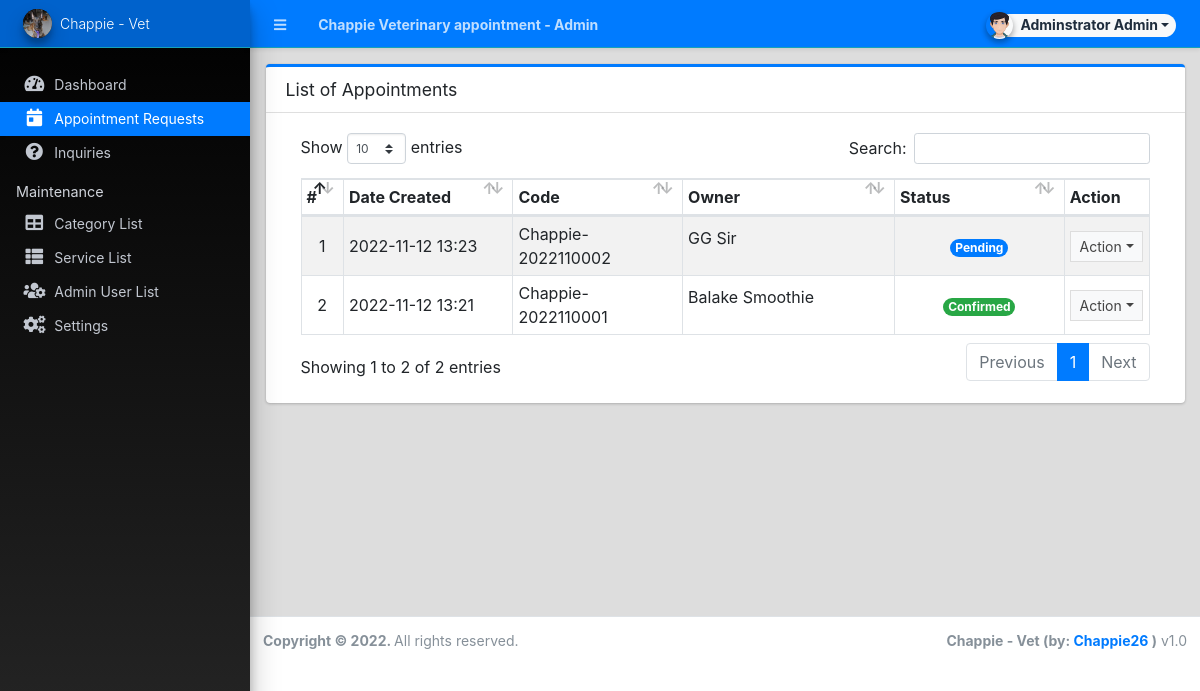
/admin/?page=appointments (signed in), run on the app's committed database.
### tables this page shows
CREATE TABLE `appointment_list` (
  `id` int(30) NOT NULL,
  `code` varchar(100) NOT NULL,
  `schedule` date NOT NULL,
  `owner_name` text NOT NULL,
  `contact` text NOT NULL,
  `email` text NOT NULL,
  `address` text NOT NULL,
  `category_id` int(30) NOT NULL,
  `breed` text NOT NULL,
  `age` varchar(50) NOT NULL,
  `service_ids` text DEFAULT NULL,
  `status` tinyint(4) NOT NULL DEFAULT 0,
  `date_created` datetime NOT NULL DEFAULT current_timestamp(),
  `date_updated` datetime DEFAULT NULL ON UPDATE current_timestamp()
);

### admin/appointments/index.php (the view, shortened to what this page needs)
<div class="card card-outline card-primary">
	<div class="card-header">
		<h3 class="card-title">List of Appointments</h3>
	</div>
	<div class="card-body">
		<div class="container-fluid">
        <div class="container-fluid">
			<table class="table table-hover table-striped table-bordered">
				<colgroup>
					<col width="5%">
					<col width="20%">
					<col width="20%">
					<col width="25%">
					<col width="20%">
					<col width="10%">
				</colgroup>
				<thead>
					<tr>
						<th>#</th>
						<th>Date Created</th>
						<th>Code</th>
						<th>Owner</th>
						<th>Status</th>
						<th>Action</th>
					</tr>
				</thead>
				<tbody>
					<?php
						$i = 1;
						$qry = $conn->query("SELECT * from `appointment_list` order by unix_timestamp(`date_created`) desc ");
						while($row = $qry->fetch_assoc()):
					?>
						<tr>
							<td class="text-center"><?php echo $i++; ?></td>
							<td class=""><?php echo date("Y-m-d H:i",strtotime($row['date_created'])) ?></td>
							<td><?php echo ($row['code']) ?></td>
							<td class=""><p class="truncate-1"><?php echo ucwords($row['owner_name']) ?></p></td>
							<td class="text-center">
								<?php
									switch ($row['status']){
										case 0:
											echo '<span class="rounded-pill badge badge-primary">Pending</span>';
											break;
										case 1:
											echo '<span class="rounded-pill badge badge-success">Confirmed</span>';
											break;
									}
								?>
							</td>
							<td align="center">
								 <button type="button" class="btn btn-flat btn-default btn-sm dropdown-toggle dropdown-icon" data-toggle="dropdown">
				                  		Action
				                  </button>
							</td>
						</tr>
					<?php endwhile; ?>
				</tbody>
			</table>
		</div>
		</div>
	</div>
</div>

### data on the page
appointment_list: date_created "2022-11-12 13:23", code "Chappie-2022110002", owner_name "GG Sir", status "Pending"
appointment_list: date_created "2022-11-12 13:21", code "Chappie-2022110001", owner_name "Balake Smoothie", status "Confirmed"

### other printed values
$_settings->info('name') "Chappie Veterinary appointment"
$_settings->userdata('firstname').' '.$_settings->userdata('lastname') "Adminstrator Admin"
$_settings->info('short_name') "Chappie - Vet"
